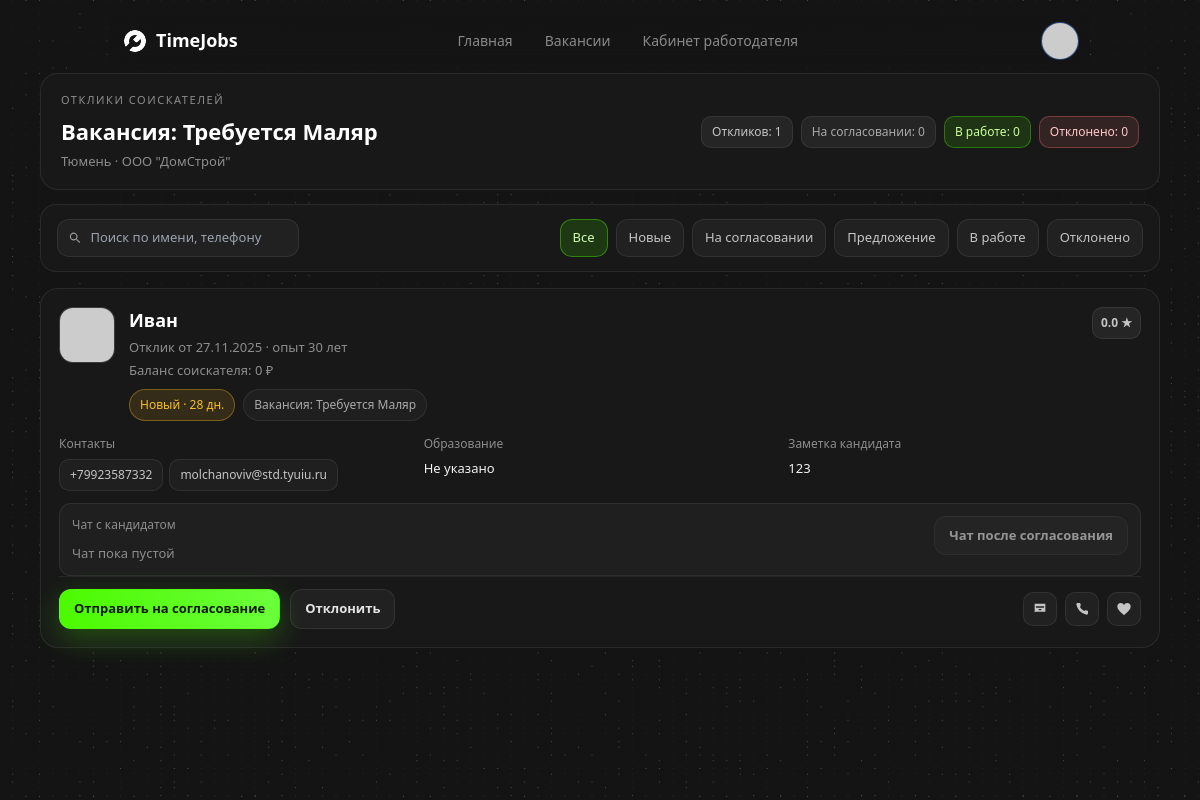
/job/4/applications (signed in), run on an earlier commit of the app's database.
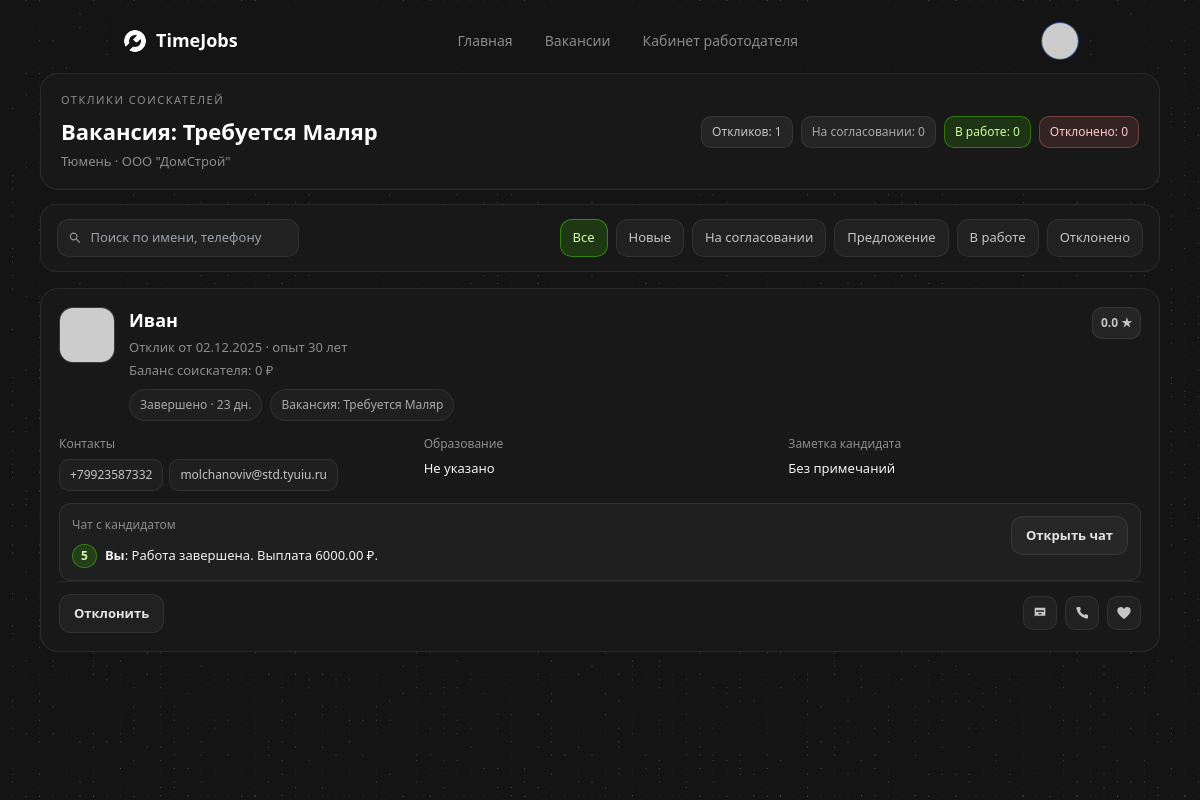
And on a later commit of the database.
### app.py (models this page shows)
class Application(db.Model):
    id = db.Column(db.Integer, primary_key=True)
    job_id = db.Column(db.Integer, db.ForeignKey('job.id'), nullable=False)
    worker_id = db.Column(db.Integer, db.ForeignKey('user.id'), nullable=False)
    note = db.Column(db.Text)
    status = db.Column(db.String(20), default='applied')  # applied, accepted, rejected
    created_at = db.Column(db.DateTime, default=datetime.datetime.utcnow)
    frozen_amount = db.Column(db.Float, default=0)
    work_units = db.Column(db.Integer, default=0)
    job = db.relationship('Job', backref='applications')
    worker = db.relationship('User')
    messages = db.relationship(
        'ChatMessage',
        backref='application',
        lazy=True,
        cascade='all, delete-orphan'
    )
    __table_args__ = (
        UniqueConstraint('job_id', 'worker_id', name='uq_job_worker'),
    )

class ChatMessage(db.Model):
    __tablename__ = 'chat_message'
    id = db.Column(db.Integer, primary_key=True)
    application_id = db.Column(db.Integer, db.ForeignKey('application.id'), nullable=False)
    sender_id = db.Column(db.Integer, db.ForeignKey('user.id'), nullable=False)
    text = db.Column(db.Text, nullable=False)
    created_at = db.Column(db.DateTime, default=datetime.datetime.utcnow)
    is_system = db.Column(db.Boolean, default=False)
    sender = db.relationship('User')

### app.py (the view, shortened to what this page needs)
@app.route('/job/<int:job_id>/applications')
@login_required
def view_job_applications(job_id):
    if not current_user.is_authenticated or current_user.role != 'employer':
        flash('Only employers can view responses.', 'error')
        return redirect(url_for('index'))
    job = Job.query.filter_by(id=job_id, employer_id=current_user.id).first()
    if not job:
        flash('Vacancy not found or does not belong to you.', 'error')
        return redirect(url_for('manage'))
    search = request.args.get('search', '').strip()
    status_filter = request.args.get('status', 'all')
    base_query = Application.query.filter_by(job_id=job.id)
    apps_for_stats = base_query.order_by(Application.created_at.desc()).all()
    apps_query = Application.query.filter_by(job_id=job.id)
    allowed_filters = ('applied', 'awaiting_approval', 'work_offer', 'in_work', 'completed', 'rejected')
    if status_filter in allowed_filters:
        apps_query = apps_query.filter(Application.status == status_filter)
    else:
        status_filter = 'all'
    apps = apps_query.order_by(Application.created_at.desc()).all()
    now = datetime.datetime.utcnow()
    for app_obj in apps:
        created_at = app_obj.created_at or now
        app_obj.waiting_days = max((now - created_at).days, 0)
    status_metrics = dict(
        total=len(apps_for_stats),
        applied=len([a for a in apps_for_stats if a.status == 'applied']),
        approval=len([a for a in apps_for_stats if a.status == 'awaiting_approval']),
        offers=len([a for a in apps_for_stats if a.status == 'work_offer']),
        in_work=len([a for a in apps_for_stats if a.status == 'in_work']),
        completed=len([a for a in apps_for_stats if a.status == 'completed']),
        rejected=len([a for a in apps_for_stats if a.status == 'rejected']),
    )
    chat_meta = {}
    app_ids = [a.id for a in apps]
    if app_ids:
        msgs = ChatMessage.query.filter(ChatMessage.application_id.in_(app_ids)) \
            .order_by(ChatMessage.created_at.desc()).all()
        for msg in msgs:
            meta = chat_meta.setdefault(msg.application_id, {'count': 0, 'last': None})
            meta['count'] += 1
            if meta['last'] is None:
                meta['last'] = msg
    return render_template(
        'vacancies/applications_for_job.html',
        job=job,
        apps=apps,
        search=search,
        status_filter=status_filter,
        status_metrics=status_metrics,
        chat_meta=chat_meta
    )

### app.py (called while the page is built)
@login_manager.user_loader
def load_user(user_id):
    return User.query.get(int(user_id))

@app.before_request
def _ensure_db_initialized():
    global _db_initialized
    if not _db_initialized:
        init_db()
        _db_initialized = True

### templates/vacancies/applications_for_job.html (shortened to what the changed rows need)
{% extends "base.html" %}
{% block content %}
<div class="applications-shell bg-dot-pattern-2">
    <div class="profile-inner">
        <div class="apps-hero glass-card">
            <div>
                <h1 class="apps-hero__title">Вакансия: {{ job.title }}</h1>
            </div>
        </div>
        {% if apps %}
        <div class="apps-list">
            {% for a in apps %}
                {% set worker = a.worker %}
                {% set worker_name = worker.name if worker else 'Соискатель не найден' %}
                {% set avatar_src = worker.avatar_url or (worker.avatar if worker and worker.avatar else None) or default_avatar(worker_name) %}
                {% set rating_value = worker.rating if worker and worker.rating is not none else '-' %}
                {% set status_label = {
                    'applied':'Новый',
                    'awaiting_approval':'На согласовании',
                    'work_offer':'Предложение',
                    'in_work':'В работе',
                    'completed':'Завершено',
                    'rejected':'Отклонено'
                }.get(a.status, 'Неизвестно') %}
                {% set status_class = {
                    'applied':'warning',
                    'awaiting_approval':'warning',
                    'work_offer':'info',
                    'in_work':'success',
                    'completed':'muted',
                    'rejected':'danger'
                }.get(a.status, 'muted') %}
                {% set next_url = request.full_path %}
                <article class="apps-card glass-card">
                    <div class="apps-card__header">
                        <div class="apps-avatar">
                            <img src="{{ avatar_src }}" alt="{{ worker_name }}">
                        </div>
                        <div class="apps-card__headline">
                            <div class="apps-card__title">{{ worker_name }}</div>
                            <div class="apps-card__meta">
                                Отклик от {{ a.created_at.strftime('%d.%m.%Y') if a.created_at else 'неизвестно' }}
                                {% if worker and worker.exp_years is not none %}
                                    · опыт {{ worker.exp_years }} {% if worker.exp_years|int == 1 %}год{% elif 2 <= worker.exp_years|int <= 4 %}года{% else %}лет{% endif %}
                                {% endif %}
                            </div>
                            <div class="apps-card__meta">
                                Баланс соискателя: {{ worker.deposit or 0 }} ₽
                            </div>
                            <div class="apps-card__status-row">
                                <span class="apps-status apps-status--{{ status_class }}">
                                    {{ status_label }}{% if a.waiting_days is defined %} · {{ a.waiting_days }} дн.{% endif %}
                                </span>
                                <span class="apps-status apps-status--muted">Вакансия: {{ job.title }}</span>
                            </div>
                        </div>
                        <div class="apps-card__controls">
                            <span class="apps-chip apps-chip--inline">{{ rating_value }} ★</span>
                        </div>
                    </div>
                    <div class="apps-info-grid">
                        <div class="apps-info">
                            <div class="apps-info__label">Контакты</div>
                            <div class="apps-info__value apps-info__value--chips">
                                {% if worker and worker.phone %}<span class="apps-chip apps-chip--ghost">{{ worker.phone }}</span>{% endif %}
                                {% if worker %}<span class="apps-chip apps-chip--ghost">{{ worker.email }}</span>{% endif %}
                            </div>
                        </div>
                        <div class="apps-info">
                            <div class="apps-info__label">Образование</div>
                            <div class="apps-info__value">{{ worker.education if worker and worker.education else 'Не указано' }}</div>
                        </div>
                        <div class="apps-info">
                            <div class="apps-info__label">Заметка кандидата</div>
                            <div class="apps-info__value">{{ a.note or 'Без примечаний' }}</div>
                        </div>
                    </div>
                    <div class="apps-chat chat-preview">
                        <div class="chat-preview__content">
                            <div class="chat-preview__label">Чат с кандидатом</div>
                            {% set chat_info = chat_meta.get(a.id) %}
                            {% set last_text = (chat_info.last.text if chat_info and chat_info.last else '') | replace('\n', ' ') %}
                            {% if chat_info %}
                                <div class="chat-preview__text">
                                    <span class="chat-preview__count">{{ chat_info.count }}</span>
                                    <span class="chat-preview__snippet">
                                        <strong>{{ 'Вы' if chat_info.last.sender_id == current_user.id else worker_name }}</strong>:
                                        {{ last_text[:140] }}{% if last_text|length > 140 %}…{% endif %}
                                    </span>
                                </div>
                            {% else %}
                                <div class="chat-preview__text chat-preview__text--muted">Чат пока пустой</div>
                            {% endif %}
                        </div>
                        {% set chat_allowed = a.status in ['awaiting_approval','work_offer','in_work','completed'] %}
                        {% if chat_allowed %}
                            <a class="apps-btn apps-btn--ghost" href="{{ url_for('application_chat', app_id=a.id) }}">Открыть чат</a>
                        {% else %}
                            <span class="apps-btn apps-btn--ghost" aria-disabled="true" style="opacity:0.6;cursor:not-allowed;">Чат после согласования</span>
                        {% endif %}
                    </div>
                    <div class="apps-card__footer">
                        <div class="apps-actions">
                            {% if a.status == 'applied' %}
                                <form method="post"
                                      action="{{ url_for('update_application_status', app_id=a.id) }}">
                                    <button type="submit" class="apps-btn apps-btn--primary">Отправить на согласование</button>
                                </form>
                            {% endif %}
                            <form method="post"
                                  action="{{ url_for('update_application_status', app_id=a.id) }}">
                                <button type="submit" class="apps-btn apps-btn--ghost">Отклонить</button>
                            </form>
                        </div>
                        <div class="apps-icons">
                            {% if worker and worker.phone %}
                            <a class="apps-icon-btn" aria-label="Позвонить" href="tel:{{ worker.phone }}">
                                <svg width="16" height="16" viewBox="0 0 24 24" aria-hidden="true">
                                    <path fill="currentColor" d="M4 4h16v12H5.17L4 17.17zm6 10h4v-2h-4zm-4-6v2h12V8z"/>
                                </svg>
                            </a>
                            {% endif %}
                            {% if worker %}
                            <a class="apps-icon-btn" aria-label="Написать" href="mailto:{{ worker.email }}">
                            </a>
                            {% endif %}
                            <a class="apps-icon-btn" aria-label="Открыть вакансию" href="{{ url_for('vacancy_detail', job_id=job.id) }}">
                                <svg width="16" height="16" viewBox="0 0 24 24" aria-hidden="true">
                                    <path fill="currentColor" d="M12 21.35 10.55 20C5.4 15.36 2 12.28 2 8.5A5.5 5.5 0 0 1 7.5 3a4.9 4.9 0 0 1 4.5 3 4.9 4.9 0 0 1 4.5-3A5.5 5.5 0 0 1 22 8.5c0 3.78-3.4 6.86-8.55 11.54Z"/>
                                </svg>
                            </a>
                        </div>
                    </div>
                </article>
            {% endfor %}
        </div>
        {% endif %}
    </div>
</div>
{% endblock %}

What changed in the data, as far as the page shows it:
changed Application: created_at "27.11.2025" → "02.12.2025"; status_label "Новый" → "Завершено"; waiting_days "28" → "23"; note "123" → "Без примечаний"; count (not shown) → "5"; last (not shown) → "Вы"; text "Чат пока пустой Чат после согласования" → ": Открыть чат"; no longer shows "Отправить на согласование"
added ChatMessage: text "Работа завершена. Выплата 6000.00 ₽."
